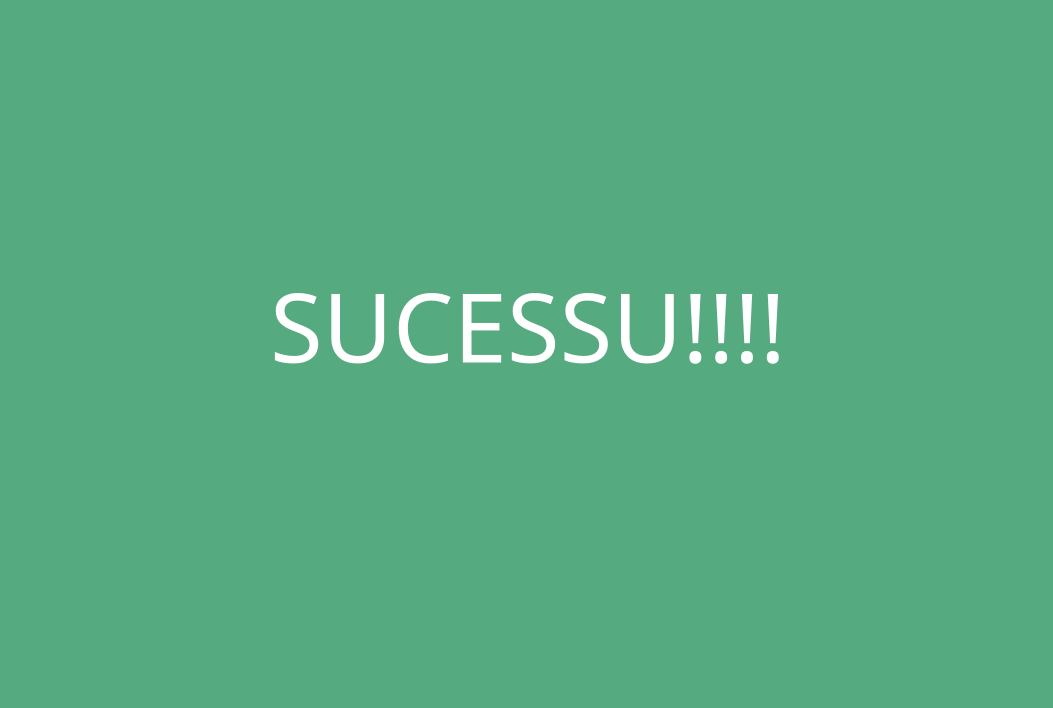
<?xml version="1.0" encoding="UTF-8"?>
<ui version="4.0">
 <class>MainWindow</class>
 <widget class="QMainWindow" name="MainWindow">
  <property name="geometry">
   <rect>
    <x>0</x>
    <y>0</y>
    <width>1053</width>
    <height>708</height>
   </rect>
  </property>
  <property name="windowTitle">
   <string>Tela de Sucesso</string>
  </property>
  <property name="styleSheet">
   <string notr="true">background-color: rgb(0, 170, 0);
background-color: rgb(85, 170, 127);</string>
  </property>
  <widget class="QWidget" name="centralwidget">
   <widget class="QLabel" name="label_5">
    <property name="geometry">
     <rect>
      <x>270</x>
      <y>120</y>
      <width>531</width>
      <height>411</height>
     </rect>
    </property>
    <property name="font">
     <font>
      <family>Gill Sans MT</family>
      <pointsize>72</pointsize>
     </font>
    </property>
    <property name="styleSheet">
     <string notr="true">color: rgb(255, 255, 255);</string>
    </property>
    <property name="text">
     <string>SUCESSU!!!!</string>
    </property>
   </widget>
  </widget>
 </widget>
 <resources/>
 <connections/>
</ui>
